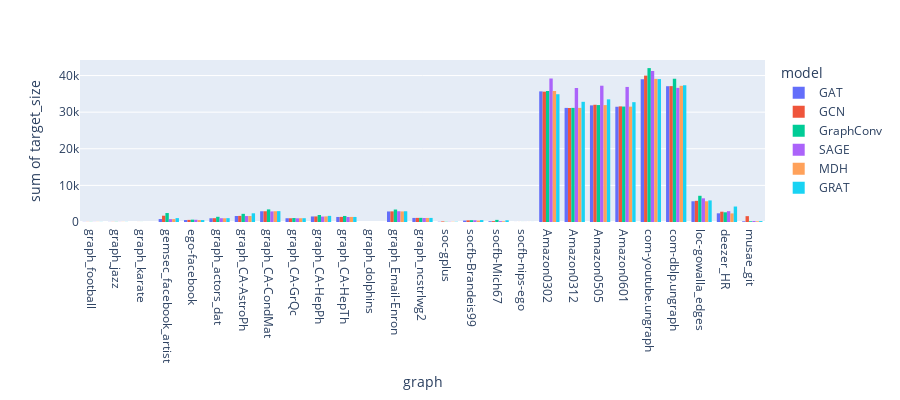

The cell this chart's notebook holds for it:
### Code cell
fig = px.histogram(Full, x="graph", y="target_size",
             color='model', barmode='group',
             height=400)
fig.show()

### Figure 1 — Plotly figure (JSON) as saved in the notebook; plotly's stock layout.template omitted (floating-point values rounded to 4 significant figures)
{"data": [{"alignmentgroup": "True", "bingroup": "x", "histfunc": "sum", "hovertemplate": "model=GAT<br>graph=%{x}<br>sum of target_size=%{y}<extra></extra>", "legendgroup": "GAT", "marker": {"color": "#636efa"}, "name": "GAT", "offsetgroup": "GAT", "orientation": "v", "showlegend": true, "type": "histogram", "x": ["graph_football", "graph_jazz", "graph_karate", "gemsec_facebook_artist", "ego-facebook", "graph_actors_dat", "graph_CA-AstroPh", "graph_CA-CondMat", "graph_CA-GrQc", "graph_CA-HepPh", "graph_CA-HepTh", "graph_dolphins", "graph_Email-Enron", "graph_ncstrlwg2", "soc-gplus", "socfb-Brandeis99", "socfb-Mich67", "socfb-nips-ego", "Amazon0302", "Amazon0312", "Amazon0505", "Amazon0601", "com-youtube.ungraph", "com-dblp.ungraph", "loc-gowalla_edges", "deezer_HR", "musae_git"], "xaxis": "x", "y": [36, 31, 8, 808, 536, 1021, 1639, 2930, 1028, 1514, 1380, 3, 2880, 1114, 69, 392, 203, 10, 35676, 31162, 31851, 31477, 39013, 37082, 5659, 2372, 197], "yaxis": "y"}, {"alignmentgroup": "True", "bingroup": "x", "histfunc": "sum", "hovertemplate": "model=GCN<br>graph=%{x}<br>sum of target_size=%{y}<extra></extra>", "legendgroup": "GCN", "marker": {"color": "#EF553B"}, "name": "GCN", "offsetgroup": "GCN", "orientation": "v", "showlegend": true, "type": "histogram", "x": ["graph_football", "graph_jazz", "graph_karate", "gemsec_facebook_artist", "ego-facebook", "graph_actors_dat", "graph_CA-AstroPh", "graph_CA-CondMat", "graph_CA-GrQc", "graph_CA-HepPh", "graph_CA-HepTh", "graph_dolphins", "graph_Email-Enron", "graph_ncstrlwg2", "soc-gplus", "socfb-Brandeis99", "socfb-Mich67", "socfb-nips-ego", "Amazon0302", "Amazon0312", "Amazon0505", "Amazon0601", "com-youtube.ungraph", "com-dblp.ungraph", "loc-gowalla_edges", "deezer_HR", "musae_git"], "xaxis": "x", "y": [30, 33, 10, 1718, 575, 1037, 1666, 2934, 1022, 1521, 1397, 4, 2902, 1123, 162, 452, 238, 10, 35595, 31134, 32015, 31581, 39987, 37108, 5784, 2816, 1599], "yaxis": "y"}, {"alignmentgroup": "True", "bingroup": "x", "histfunc": "sum", "hovertemplate": "model=GraphConv<br>graph=%{x}<br>sum of target_size=%{y}<extra></extra>", "legendgroup": "GraphConv", "marker": {"color": "#00cc96"}, "name": "GraphConv", "offsetgroup": "GraphConv", "orientation": "v", "showlegend": true, "type": "histogram", "x": ["graph_football", "graph_jazz", "graph_karate", "gemsec_facebook_artist", "ego-facebook", "graph_actors_dat", "graph_CA-AstroPh", "graph_CA-CondMat", "graph_CA-GrQc", "graph_CA-HepPh", "graph_CA-HepTh", "graph_dolphins", "graph_Email-Enron", "graph_ncstrlwg2", "soc-gplus", "socfb-Brandeis99", "socfb-Mich67", "socfb-nips-ego", "Amazon0302", "Amazon0312", "Amazon0505", "Amazon0601", "com-youtube.ungraph", "com-dblp.ungraph", "loc-gowalla_edges", "deezer_HR", "musae_git"], "xaxis": "x", "y": [37, 44, 13, 2444, 644, 1424, 2232, 3441, 1084, 1915, 1650, 3, 3407, 1137, 69, 488, 581, 10, 35770, 31175, 31936, 31532, 42033, 39129, 7160, 2649, 196], "yaxis": "y"}, {"alignmentgroup": "True", "bingroup": "x", "histfunc": "sum", "hovertemplate": "model=SAGE<br>graph=%{x}<br>sum of target_size=%{y}<extra></extra>", "legendgroup": "SAGE", "marker": {"color": "#ab63fa"}, "name": "SAGE", "offsetgroup": "SAGE", "orientation": "v", "showlegend": true, "type": "histogram", "x": ["graph_football", "graph_jazz", "graph_karate", "gemsec_facebook_artist", "ego-facebook", "graph_actors_dat", "graph_CA-AstroPh", "graph_CA-CondMat", "graph_CA-GrQc", "graph_CA-HepPh", "graph_CA-HepTh", "graph_dolphins", "graph_Email-Enron", "graph_ncstrlwg2", "soc-gplus", "socfb-Brandeis99", "socfb-Mich67", "socfb-nips-ego", "Amazon0302", "Amazon0312", "Amazon0505", "Amazon0601", "com-youtube.ungraph", "com-dblp.ungraph", "loc-gowalla_edges", "deezer_HR", "musae_git"], "xaxis": "x", "y": [31, 31, 8, 780, 612, 1029, 1625, 2889, 1011, 1486, 1360, 3, 2939, 1099, 69, 473, 231, 10, 39192, 36608, 37223, 36891, 41207, 36633, 6465, 2958, 265], "yaxis": "y"}, {"alignmentgroup": "True", "bingroup": "x", "histfunc": "sum", "hovertemplate": "model=MDH<br>graph=%{x}<br>sum of target_size=%{y}<extra></extra>", "legendgroup": "MDH", "marker": {"color": "#FFA15A"}, "name": "MDH", "offsetgroup": "MDH", "orientation": "v", "showlegend": true, "type": "histogram", "x": ["graph_football", "graph_jazz", "graph_karate", "gemsec_facebook_artist", "ego-facebook", "graph_actors_dat", "graph_CA-AstroPh", "graph_CA-CondMat", "graph_CA-GrQc", "graph_CA-HepPh", "graph_CA-HepTh", "graph_dolphins", "graph_Email-Enron", "graph_ncstrlwg2", "soc-gplus", "socfb-Brandeis99", "socfb-Mich67", "socfb-nips-ego", "Amazon0302", "Amazon0312", "Amazon0505", "Amazon0601", "com-youtube.ungraph", "com-dblp.ungraph", "loc-gowalla_edges", "deezer_HR", "musae_git"], "xaxis": "x", "y": [31, 31, 8, 790, 528, 1014, 1638, 2938, 1033, 1529, 1388, 3, 2881, 1108, 69, 395, 202, 10, 35766, 31165, 31926, 31507, 39090, 37197, 5670, 2346, 196], "yaxis": "y"}, {"alignmentgroup": "True", "bingroup": "x", "histfunc": "sum", "hovertemplate": "model=GRAT<br>graph=%{x}<br>sum of target_size=%{y}<extra></extra>", "legendgroup": "GRAT", "marker": {"color": "#19d3f3"}, "name": "GRAT", "offsetgroup": "GRAT", "orientation": "v", "showlegend": true, "type": "histogram", "x": ["graph_football", "graph_jazz", "graph_karate", "gemsec_facebook_artist", "ego-facebook", "graph_actors_dat", "graph_CA-AstroPh", "graph_CA-CondMat", "graph_CA-GrQc", "graph_CA-HepPh", "graph_CA-HepTh", "graph_dolphins", "graph_Email-Enron", "graph_ncstrlwg2", "soc-gplus", "socfb-Brandeis99", "socfb-Mich67", "socfb-nips-ego", "Amazon0302", "Amazon0312", "Amazon0505", "Amazon0601", "com-youtube.ungraph", "com-dblp.ungraph", "loc-gowalla_edges", "deezer_HR", "musae_git"], "xaxis": "x", "y": [31, 34, 8, 1063, 530, 1052, 2380, 2962, 1039, 1679, 1378, 3, 2937, 1115, 69, 523, 472, 10, 34896, 32825, 33495, 32726, 39037, 37332, 5894, 4229, 247], "yaxis": "y"}], "layout": {"barmode": "group", "height": 400, "legend": {"title": {"text": "model"}, "tracegroupgap": 0}, "margin": {"t": 60}, "xaxis": {"anchor": "y", "domain": [0, 1], "title": {"text": "graph"}}, "yaxis": {"anchor": "x", "domain": [0, 1], "title": {"text": "sum of target_size"}}}}
